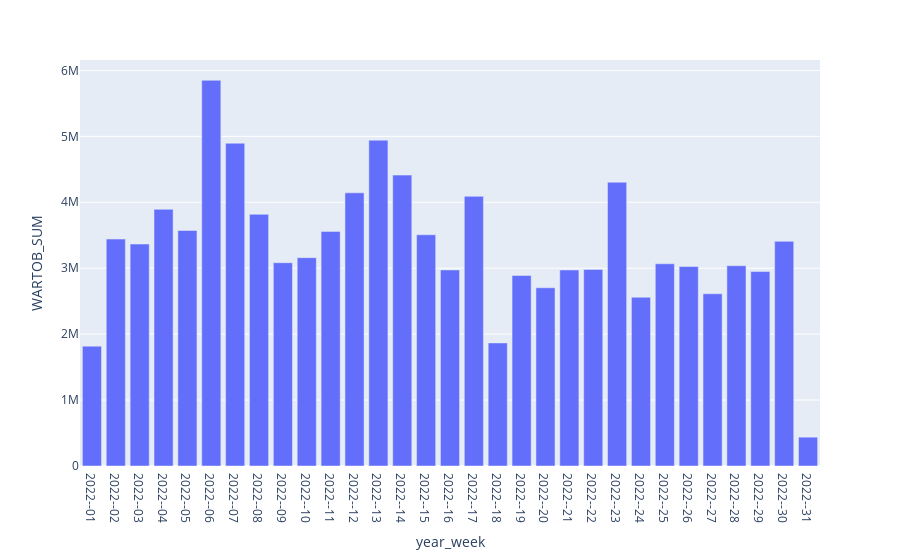

This figure's notebook cell:
### Code cell
px.bar(df_sell.groupby(['year_week']).agg({'WARTOB_SUM':'sum'}).reset_index(),
x='year_week',
y='WARTOB_SUM')

### Figure 1 — Plotly figure (JSON) as saved in the notebook; plotly's stock layout.template omitted (floating-point values rounded to 4 significant figures)
{"data": [{"alignmentgroup": "True", "hovertemplate": "year_week=%{x}<br>WARTOB_SUM=%{y}<extra></extra>", "legendgroup": "", "marker": {"color": "#636efa", "pattern": {"shape": ""}}, "name": "", "offsetgroup": "", "orientation": "v", "showlegend": false, "textposition": "auto", "type": "bar", "x": ["2022--01", "2022--02", "2022--03", "2022--04", "2022--05", "2022--06", "2022--07", "2022--08", "2022--09", "2022--10", "2022--11", "2022--12", "2022--13", "2022--14", "2022--15", "2022--16", "2022--17", "2022--18", "2022--19", "2022--20", "2022--21", "2022--22", "2022--23", "2022--24", "2022--25", "2022--26", "2022--27", "2022--28", "2022--29", "2022--30", "2022--31"], "xaxis": "x", "y": [1818000.0, 3442000.0, 3367000.0, 3893000.0, 3572000.0, 5850000.0, 4896000.0, 3817000.0, 3083000.0, 3160000.0, 3559000.0, 4144000.0, 4942000.0, 4412000.0, 3508000.0, 2974000.0, 4090000.0, 1867000.0, 2890000.0, 2704000.0, 2973000.0, 2982000.0, 4304000.0, 2560000.0, 3067000.0, 3026000.0, 2613000.0, 3038000.0, 2949000.0, 3407000.0, 437000.0], "yaxis": "y"}], "layout": {"autosize": true, "barmode": "relative", "legend": {"tracegroupgap": 0}, "margin": {"t": 60}, "xaxis": {"anchor": "y", "autorange": true, "domain": [0, 1], "range": [-0.5, 30.5], "title": {"text": "year_week"}, "type": "category"}, "yaxis": {"anchor": "x", "autorange": true, "domain": [0, 1], "range": [0, 6158000.0], "title": {"text": "WARTOB_SUM"}, "type": "linear"}}}
